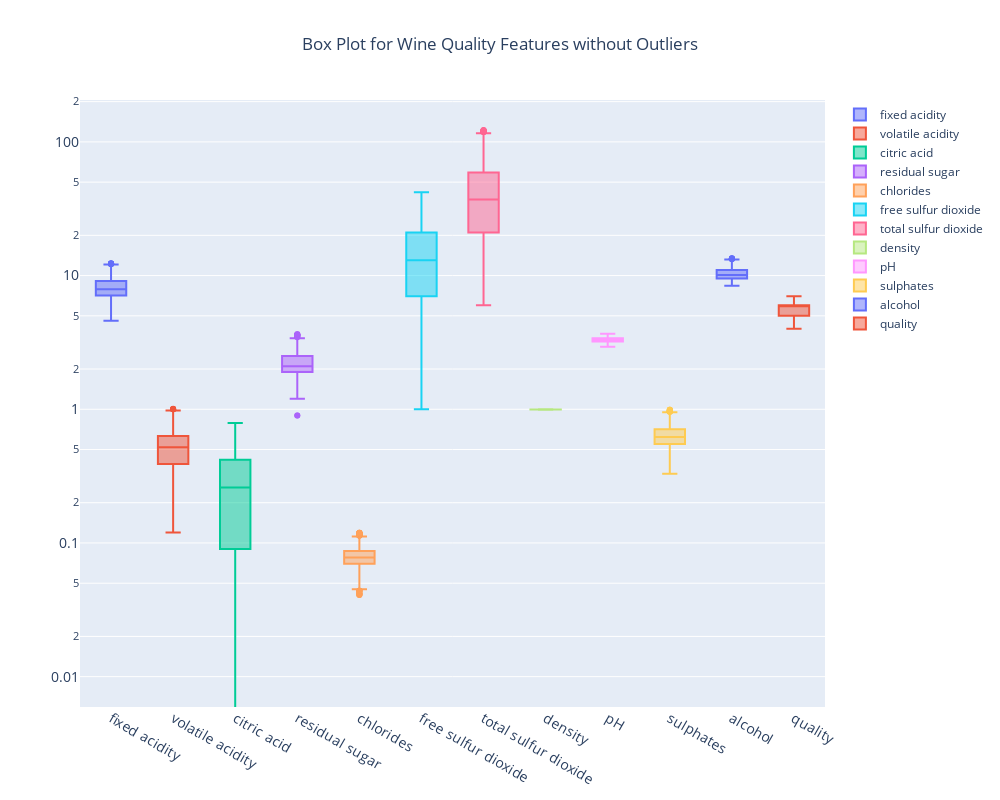

Notebook source saved alongside this figure:
### Code cell
def box_plot():
    box_traces = []
    for column in data.columns:
        # Exclude outliers from the data
        column_data = data[column]
        q1 = column_data.quantile(0.25)
        q3 = column_data.quantile(0.75)
        iqr = q3 - q1
        lower_bound = q1 - 1.5 * iqr
        upper_bound = q3 + 1.5 * iqr
        filtered_data = column_data[(column_data >= lower_bound) & 
                                    (column_data <= upper_bound)]

        # Create box trace without outliers
        box_trace = go.Box(y=filtered_data, name=column)
        box_traces.append(box_trace)

    # Create layout
    layout = go.Layout(height=800, width=1000, 
                       title="Box Plot for Wine Quality Features without Outliers", 
                       yaxis=dict(type='log', tickfont=dict(size=14)),
                       xaxis=dict(tickfont=dict(size=14)), title_x=0.5)

    # Create the figure
    fig = go.Figure(data=box_traces, layout=layout)

    # Show the plot
    fig.show()

box_plot()

### Figure 1 — Plotly figure (JSON) as saved in the notebook; plotly's stock layout.template omitted (floating-point values rounded to 4 significant figures; data arrays with more than 128 entries replaced by an {"elided": "..."} marker saying what was removed)
{"data": [{"name": "fixed acidity", "type": "box", "y": {"elided": "1550 float values"}}, {"name": "volatile acidity", "type": "box", "y": {"elided": "1580 float values"}}, {"name": "citric acid", "type": "box", "y": {"elided": "1598 float values"}}, {"name": "residual sugar", "type": "box", "y": {"elided": "1444 float values"}}, {"name": "chlorides", "type": "box", "y": {"elided": "1487 float values"}}, {"name": "free sulfur dioxide", "type": "box", "y": {"elided": "1569 float values"}}, {"name": "total sulfur dioxide", "type": "box", "y": {"elided": "1544 float values"}}, {"name": "density", "type": "box", "y": {"elided": "1554 float values"}}, {"name": "pH", "type": "box", "y": {"elided": "1564 float values"}}, {"name": "sulphates", "type": "box", "y": {"elided": "1540 float values"}}, {"name": "alcohol", "type": "box", "y": {"elided": "1586 float values"}}, {"name": "quality", "type": "box", "y": {"elided": "1571 int values"}}], "layout": {"height": 800, "title": {"text": "Box Plot for Wine Quality Features without Outliers", "x": 0.5}, "width": 1000, "xaxis": {"tickfont": {"size": 14}}, "yaxis": {"tickfont": {"size": 14}, "type": "log"}}}
